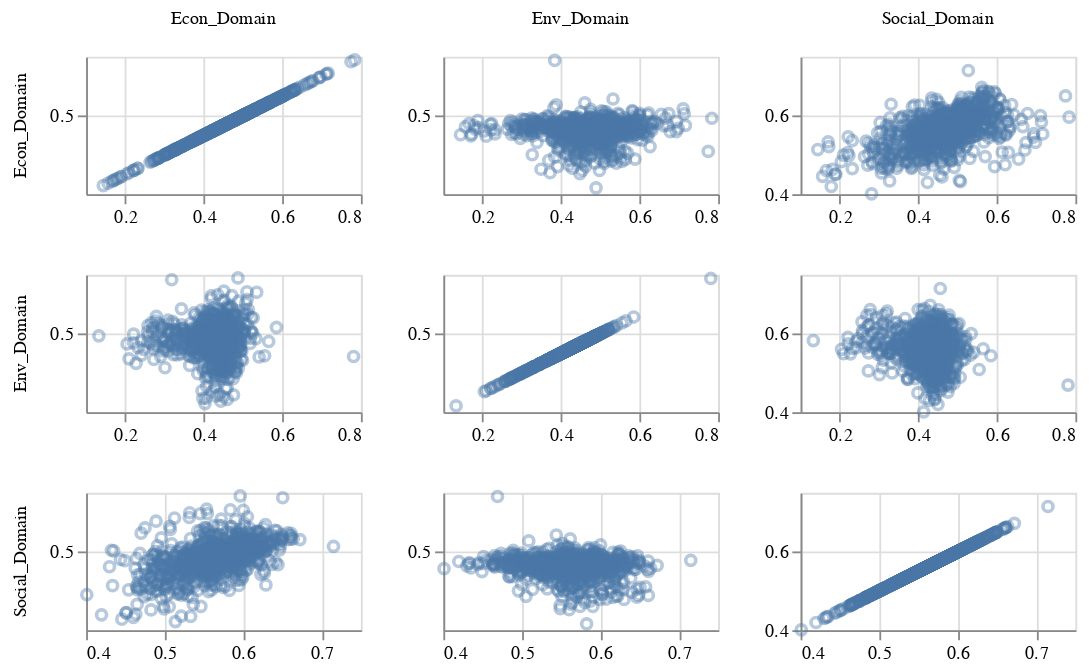

Notebook cell for this chart:
### Code cell
scatter_panel

### Figure 1 — Vega-Lite specification as saved in the notebook (floating-point values rounded to 4 significant figures; data arrays with more than 128 entries replaced by an {"elided": "..."} marker saying what was removed)
{"config": {"view": {"continuousWidth": 400, "continuousHeight": 300}}, "data": {"name": "data-32e6f0a2fa0b41890bf69e3c72c7c4b0"}, "facet": {"column": {"field": "col", "title": "", "type": "nominal"}, "row": {"field": "row", "title": "", "type": "nominal"}}, "spec": {"mark": {"type": "point", "opacity": 0.4}, "encoding": {"x": {"field": "row_index", "scale": {"zero": false}, "title": "", "type": "quantitative"}, "y": {"field": "col_index", "scale": {"zero": false}, "title": "", "type": "quantitative"}}, "height": 75, "width": 150}, "resolve": {"scale": {"x": "independent", "y": "independent"}}, "$schema": "https://vega.github.io/schema/vega-lite/v4.17.0.json", "datasets": {"data-32e6f0a2fa0b41890bf69e3c72c7c4b0": {"elided": "8397 records"}}}
